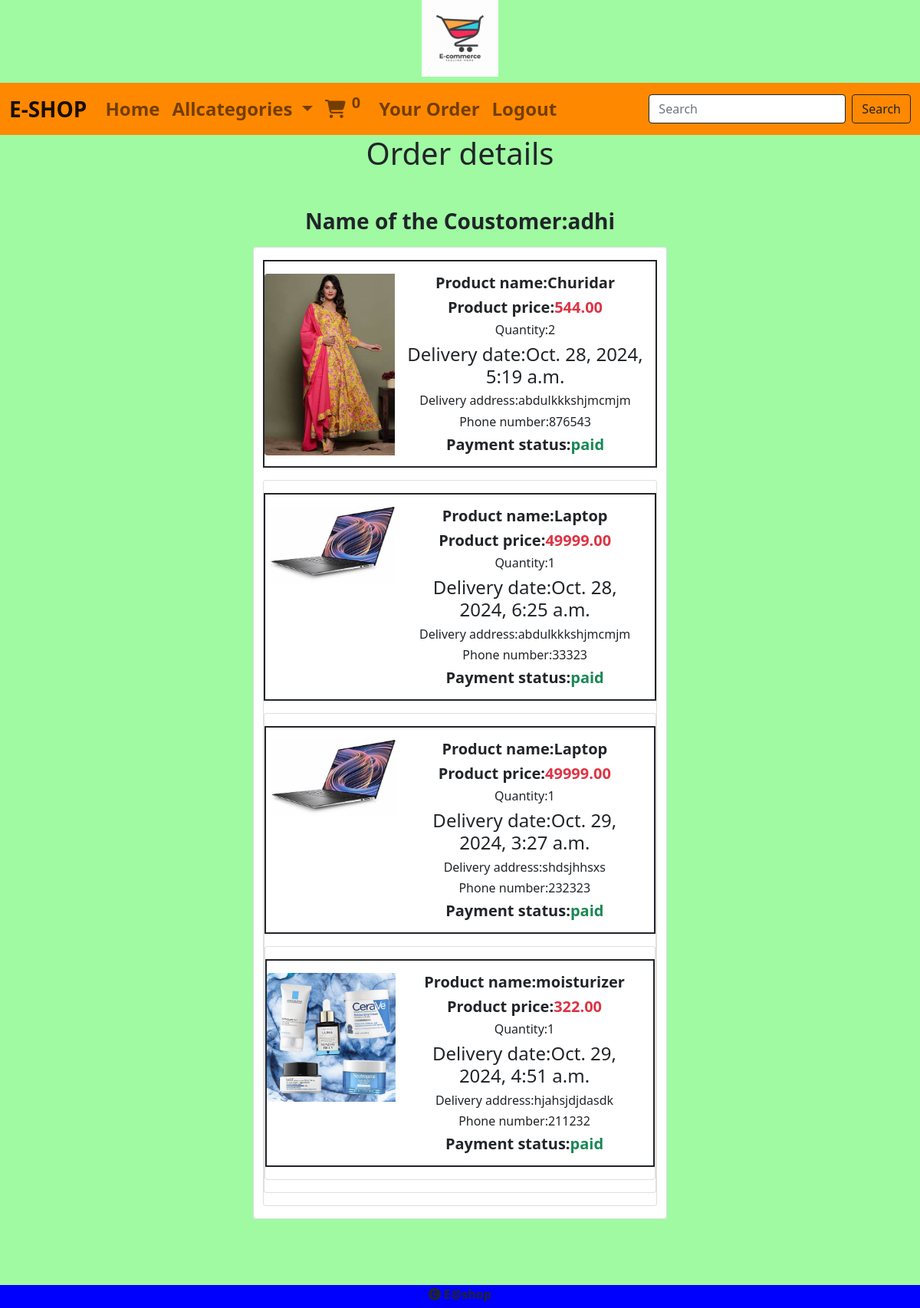
/cart/orderview (signed in), run on the app's committed database.
### cart/models.py (models this page shows)
class Orderdetails(models.Model):
    product=models.ForeignKey(Product,on_delete=models.CASCADE)
    user=models.ForeignKey(User,on_delete=models.CASCADE)
    noofitems=models.IntegerField()
    address=models.TextField()
    phoneno=models.BigIntegerField()
    pin=models.IntegerField()
    order_id=models.CharField(max_length=20,blank=True)
    order_date=models.DateTimeField(auto_now_add=True)
    payment_status=models.CharField(max_length=20,default="pending")
    delivery_status=models.CharField(max_length=20,default="pending")

### shop/models.py (models this page shows, shortened)
class Product(models.Model):
    name = models.CharField(max_length=20)
    desc = models.TextField()
    image = models.ImageField(upload_to="product")
    price=models.DecimalField(max_digits=10,decimal_places=2)
    stock=models.IntegerField()
    available=models.BooleanField(default=True)
    created=models.DateTimeField(auto_now_add=True)
    update=models.DateTimeField(auto_now=True)
    category=models.ForeignKey(Category,on_delete=models.CASCADE)

### cart/views.py (the view)
# urls.py: path('orderview',views.order_view,name="orderview")
@login_required
def order_view(request):
    user=request.user
    o=Orderdetails.objects.filter(user=user,payment_status="paid")
    context={'orderview':o}
    return render(request,'orderview.html',context)

### cart/context_processors.py (called while the page is built)
def count_items(request):
    u=request.user
    count=0
    if request.user.is_authenticated:
        try:
            c=Cart.objects.filter(user=u)
            for i in c:
                count+=i.quantity
        except:
            count=0
    return {'c':count}

### shop/context_processors.py (called while the page is built)
def menu_link(request):
    c=Category.objects.all()
    return {'links':c}

### template/orderview.html
{% extends 'base.html' %}
{% load static %}
{% block content %}
<h1 class="text-center">Order details</h1>
<div class="container mt-5" style="margin-bottom:100px;">
<div class="row text-center">
    <h3 class="text-cenrer fw-bold mb-3">Name of the Coustomer:{{user.username}}</h3>
    {% for i in orderview %}
<div class="card mb-3 mx-auto " style="max-width: 540px;">
  <div class="row g-0 border border-2 border-dark mt-3 mb-3">
    <div class="col-md-4 mt-3 mt-3">
          <img src="{{i.product.image.url}}" class="img-fluid rounded-start"  alt="...">
        </div>
        <div class="col-md-8">
          <div class="card-body">
            <h5 class="card-title fw-bold">Product name:{{i.product.name}}</h5>
            <h5 class="card-text fw-bold">Product price:<span class="text-danger">{{i.product.price}}</span></h5>
              <h6 class="card-text">Quantity:{{i.noofitems}}</h6>
              <h4 class="card-text">Delivery date:{{i.order_date}}</h4>
              <h6 class="card-text">Delivery address:{{i.address}}</h6>
              <h6 class="card-text">Phone number:{{i.phoneno}}</h6>
              <h5 class="card-text fw-bold">Payment status:<span class="text-success">{{i.payment_status}}</span></h5>
          </div>
        </div>
      </div>
    {% endfor %}
    </div>
</div>
</div>
{% endblock %}

### static/css/style.css (style rules this page uses)
body { background-color:#9FFAA2; }

### data on the page
Orderdetails: product.image (picture), product.name "Churidar", product.price "544.00", noofitems "2", order_date "Oct. 28, 2024, 5:19 a.m.", address "abdulkkkshjmcmjm", phoneno "876543", payment_status "paid"
Orderdetails: product.image (picture), product.name "Laptop", product.price "49999.00", noofitems "1", order_date "Oct. 28, 2024, 6:25 a.m.", address "abdulkkkshjmcmjm", phoneno "33323", payment_status "paid"
Orderdetails: product.image (picture), product.name "Laptop", product.price "49999.00", noofitems "1", order_date "Oct. 29, 2024, 3:27 a.m.", address "shdsjhhsxs", phoneno "232323", payment_status "paid"
Orderdetails: product.image (picture), product.name "moisturizer", product.price "322.00", noofitems "1", order_date "Oct. 29, 2024, 4:51 a.m.", address "hjahsjdjdasdk", phoneno "211232", payment_status "paid"

### other printed values
{{ c }} "0"
{{ user.username }} "adhi"
